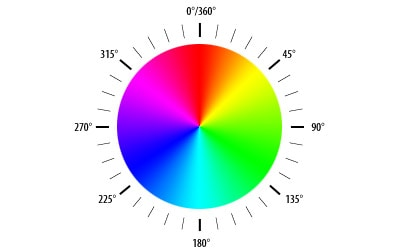
#> input picture CV_parinya/challenge_3.jpg, 400 x 252 px
$ python challenge_3.py
#> lines starting #> are read from the running program, lines starting #| are printed output that depends on the picture; after the words box and inside, x2 and y2 are one past the last pixel; in counts of white or black regions, pixels touching at a corner belong together
import cv2
import matplotlib.pyplot as plt

bgr = cv2.imread('challenge_3.jpg')
#> bgr is the input picture: shape (252, 400, 3); mean B, G, R 225.9, 226.6, 224.4
hsv = cv2.cvtColor(bgr, cv2.COLOR_BGR2HSV)
#> hsv: shape (252, 400, 3); mean H, S, V 23.2, 54.1, 252.5
rgb = bgr[:,:,::-1]

# RGB
plt.subplot(2,4,1)
plt.imshow(rgb)
plt.axis('off')
plt.title('RGB')

lower = 0
upper = 50
#Red
maskR = cv2.inRange(rgb, (250,lower,lower), (255,upper,upper))
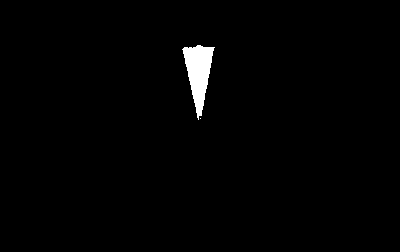
#> maskR: shape (252, 400); 1.3% white; 2 white regions (1 under 20 px), largest, box (x1, y1, x2, y2) and area: (182, 45, 215, 120) 1276
plt.subplot(2,4,2)
plt.imshow(maskR)
plt.axis('off')
plt.title('red')

#Green
maskG = cv2.inRange(rgb, (lower,250,lower), (upper,255,upper))
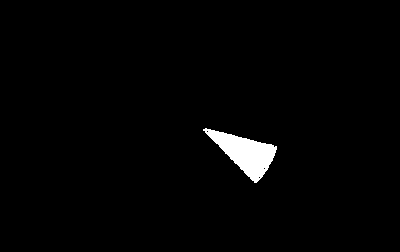
#> maskG: shape (252, 400); 1.7% white; 1 white region, box (x1, y1, x2, y2) and area: (203, 128, 277, 183) 1760
plt.subplot(2,4,3)
plt.imshow(maskG)
plt.axis('off')
plt.title('green')

#Blue
maskB = cv2.inRange(rgb, (lower,lower,250), (upper,upper,255))
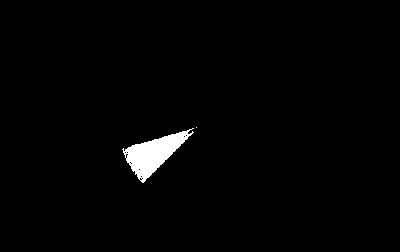
#> maskB: shape (252, 400); 1.6% white; 2 white regions (1 under 20 px), largest, box (x1, y1, x2, y2) and area: (122, 128, 194, 183) 1585
plt.subplot(2,4,4)
plt.imshow(maskB)
plt.axis('off')
plt.title('blue')

#HSV
plt.subplot(2,4,5)
plt.imshow(hsv)
plt.axis('off')
plt.title('HSV')

lower_s, upper_s = 100,255
lower_v, upper_v = 100,255
#Red
maskR = cv2.inRange(hsv,(0,lower_s,lower_v),(5,upper_s,upper_v)) | \
        cv2.inRange(hsv,(175,lower_s,lower_v),(180,upper_s,upper_v))
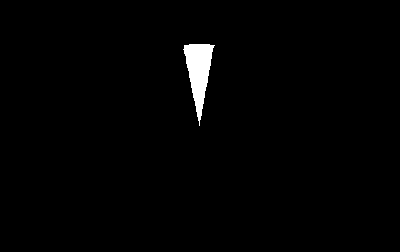
#> maskR: shape (252, 400); 1.3% white; 1 white region, box (x1, y1, x2, y2) and area: (183, 44, 215, 126) 1287
plt.subplot(2,4,6)
plt.imshow(maskR)
plt.axis('off')
plt.title('red')

#Green
maskG = cv2.inRange(hsv,(55,lower_s,lower_v),(65,upper_s,upper_v))
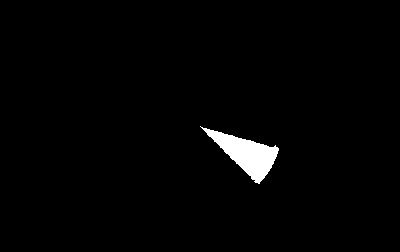
#> maskG: shape (252, 400); 1.7% white; 1 white region, box (x1, y1, x2, y2) and area: (200, 126, 279, 184) 1747
plt.subplot(2,4,7)
plt.imshow(maskG)
plt.axis('off')
plt.title('green')

#Blue
maskB = cv2.inRange(hsv,(115,lower_s,lower_v),(125,upper_s,upper_v))
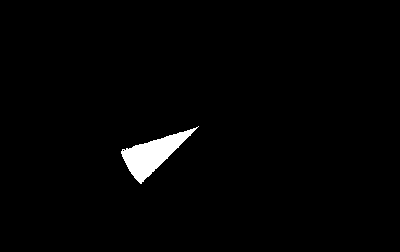
#> maskB: shape (252, 400); 1.6% white; 1 white region, box (x1, y1, x2, y2) and area: (121, 126, 199, 184) 1641
plt.subplot(2,4,8)
plt.imshow(maskB)
plt.axis('off')
plt.title('red')
plt.show()
